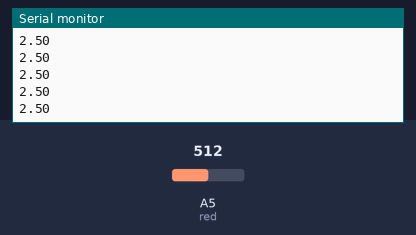
Bench run of a sketch on a simulated Arduino Uno, built with avr-gcc and run on an emulated ATmega328P. Shown: the last lines printed to the serial monitor. The inputs (shaded band) are chosen by the test bench; at power-on: A5 (red) = 512.

Above: at 1.2 s.
1.3 s: A5 (red) set to 716
At 1.8 s:
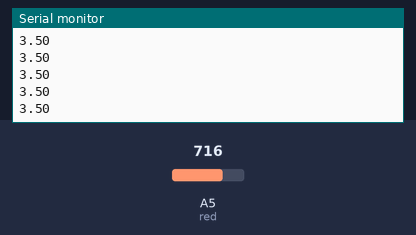
2.8 s: A5 (red) set to 900
At 3.6 s:
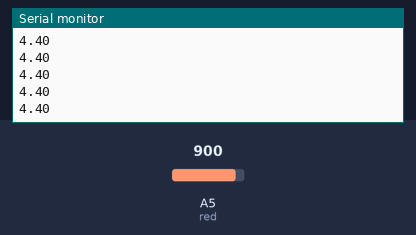
Timing chart, 0 to 5.8 s (numbered marks = the images above; inputs shaded):
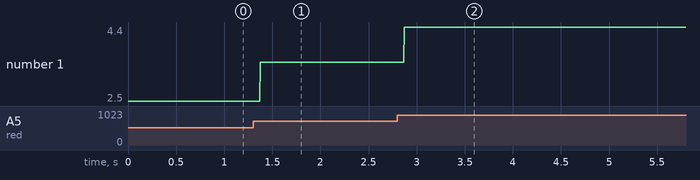

The sketch:

potentiometer.ino
```cpp
int red=A5;
float cal;
void setup() {
  // put your setup code here, to run once:
pinMode(red,INPUT);
Serial.begin(9600);
}

void loop() {
  // put your main code here, to run repeatedly:
cal=(5.0/1023.0)*(analogRead(red));
Serial.println(cal);
}
```

Measured:
- after the input at 1.3 s, the serial monitor: prints a new line after 0.07 s (image 1)
- after the input at 2.8 s, the serial monitor: prints a new line after 0.07 s (image 2)
- plotted number 1: 2.5 → 3.5 after the input at 1.3 s, 3.5 → 4.4 after the input at 2.8 s
